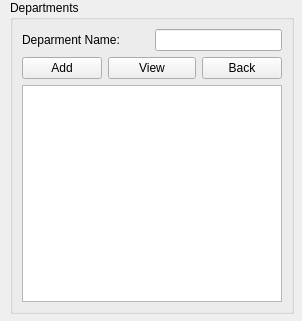
<?xml version="1.0" encoding="UTF-8"?>
<ui version="4.0">
 <class>DepartmentForm</class>
 <widget class="QWidget" name="DepartmentForm">
  <property name="geometry">
   <rect>
    <x>0</x>
    <y>0</y>
    <width>302</width>
    <height>321</height>
   </rect>
  </property>
  <property name="windowTitle">
   <string>Form</string>
  </property>
  <widget class="QGroupBox" name="groupBox">
   <property name="geometry">
    <rect>
     <x>10</x>
     <y>0</y>
     <width>284</width>
     <height>314</height>
    </rect>
   </property>
   <property name="title">
    <string>Departments</string>
   </property>
   <layout class="QGridLayout" name="gridLayout">
    <item row="0" column="2" colspan="2">
     <widget class="QLineEdit" name="departmentEdit"/>
    </item>
    <item row="1" column="0">
     <widget class="QPushButton" name="addDeptButton">
      <property name="text">
       <string>Add</string>
      </property>
     </widget>
    </item>
    <item row="1" column="1" colspan="2">
     <widget class="QPushButton" name="viewDeptButton">
      <property name="text">
       <string>View</string>
      </property>
     </widget>
    </item>
    <item row="0" column="0" colspan="2">
     <widget class="QLabel" name="label">
      <property name="text">
       <string>Deparment Name:</string>
      </property>
     </widget>
    </item>
    <item row="1" column="3">
     <widget class="QPushButton" name="deptBackButton">
      <property name="text">
       <string>Back</string>
      </property>
     </widget>
    </item>
    <item row="2" column="0" colspan="4">
     <widget class="QTextEdit" name="deptDisplay"/>
    </item>
   </layout>
  </widget>
 </widget>
 <resources/>
 <connections/>
</ui>
